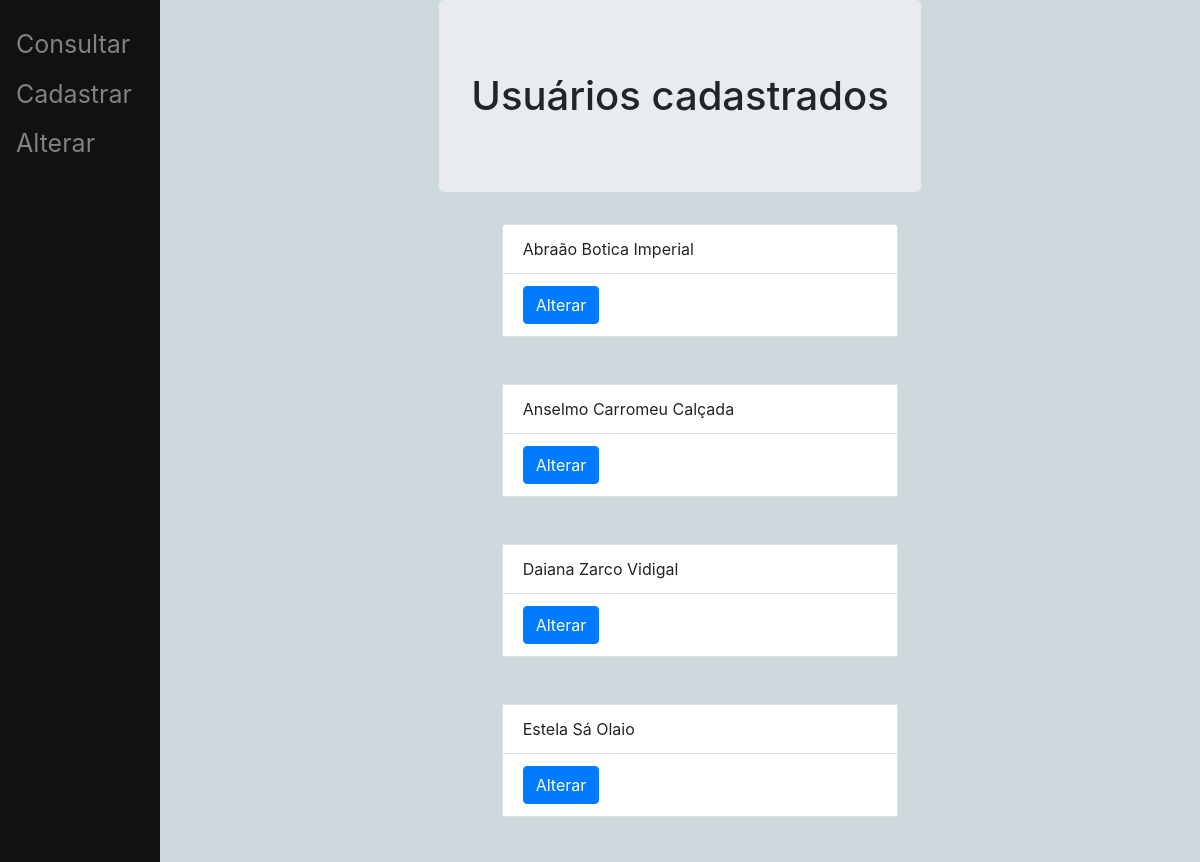
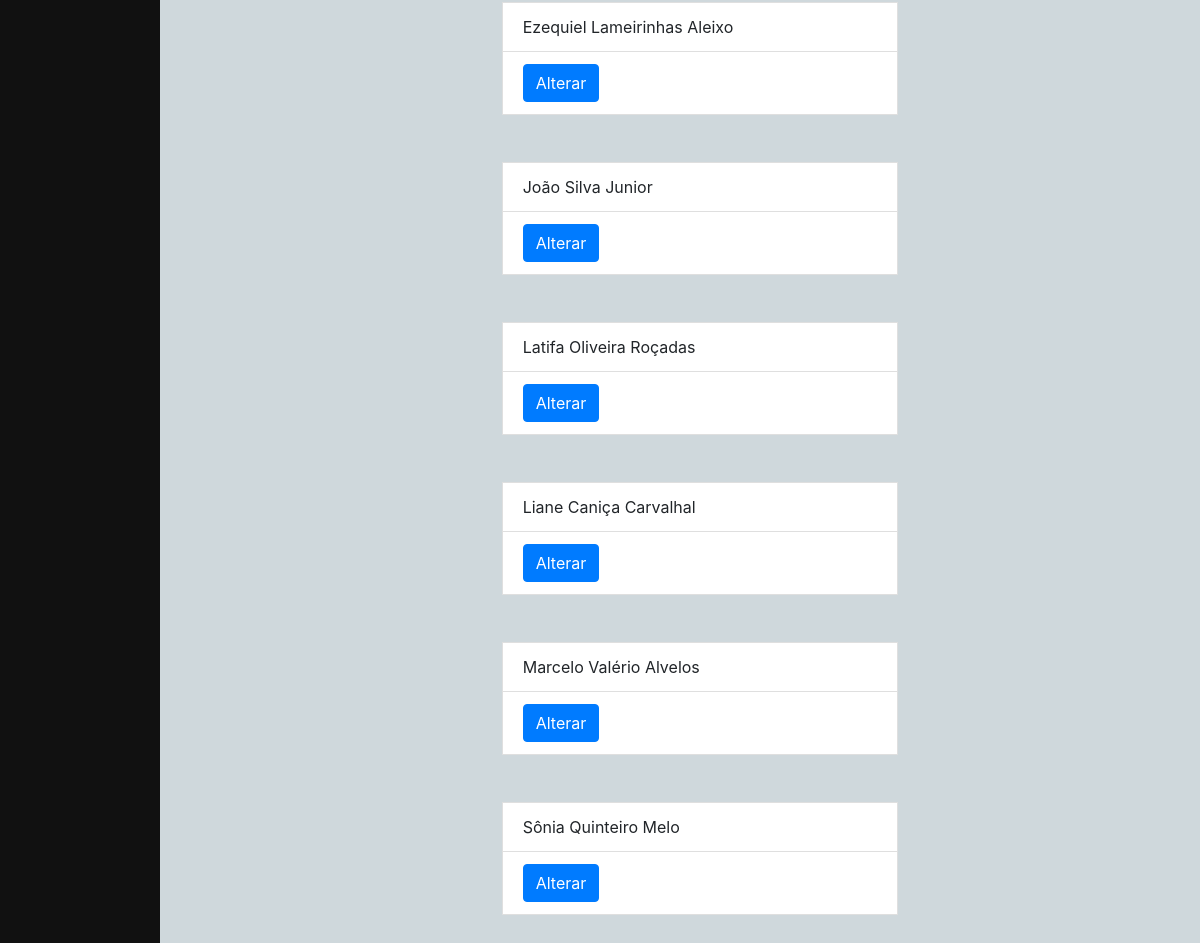
The page /altera/escolha/ on the database its author committed (2 pictures, top to bottom).
### main/models.py (models this page shows, shortened)
class User(models.Model):
    nome = models.CharField(max_length=15)
    sobrenome = models.CharField(max_length=40)
    apelido = models.CharField(max_length=10)
    email = models.EmailField()
    idade = models.SmallIntegerField()
    dataNascimento = models.DateField()
    obs = models.CharField(max_length=100)
    class Meta:
        ordering = ('nome', 'sobrenome')

### main/views.py (the view)
# urls.py: path("altera/escolha/", views.beforeUpdateUser, name="beforeUpdateUser"),
def beforeUpdateUser(response):
    users = User.objects.all()
    context = {'users': users}
    return render(response, "main/beforeupdate.html", context)

### main/templates/main/beforeupdate.html
{% extends 'main/base.html'%}
{%block content%}
<div class="row justify-content-center">
    <div class="jumbotron">
        <h1 class="mt-2"> Usuários cadastrados</h1>
    </div>
    <div class="col-8">
        <ul>
            {%for item in users%}
            <li class="list-group-item">{{item.nome}} {{item.sobrenome}}</li>   <li class="list-group-item"><a class="btn btn-primary" href="{{item.id}}" role="button">Alterar</a></li>
            <br>
            <br>
            {%endfor%}
        </ul>
    </div>
</div>
{%endblock%}

### main/templates/main/base.html (style rules this page uses)
.body { background-color: #CFD8DC; }

### rows shown on the page
User: nome "Abraão", sobrenome "Botica Imperial"
User: nome "Anselmo", sobrenome "Carromeu Calçada"
User: nome "Daiana", sobrenome "Zarco Vidigal"
User: nome "Estela", sobrenome "Sá Olaio"
User: nome "Ezequiel", sobrenome "Lameirinhas Aleixo"
User: nome "João", sobrenome "Silva Junior"
User: nome "Latifa", sobrenome "Oliveira Roçadas"
User: nome "Liane", sobrenome "Caniça Carvalhal"
User: nome "Marcelo", sobrenome "Valério Alvelos"
User: nome "Sônia", sobrenome "Quinteiro Melo"
